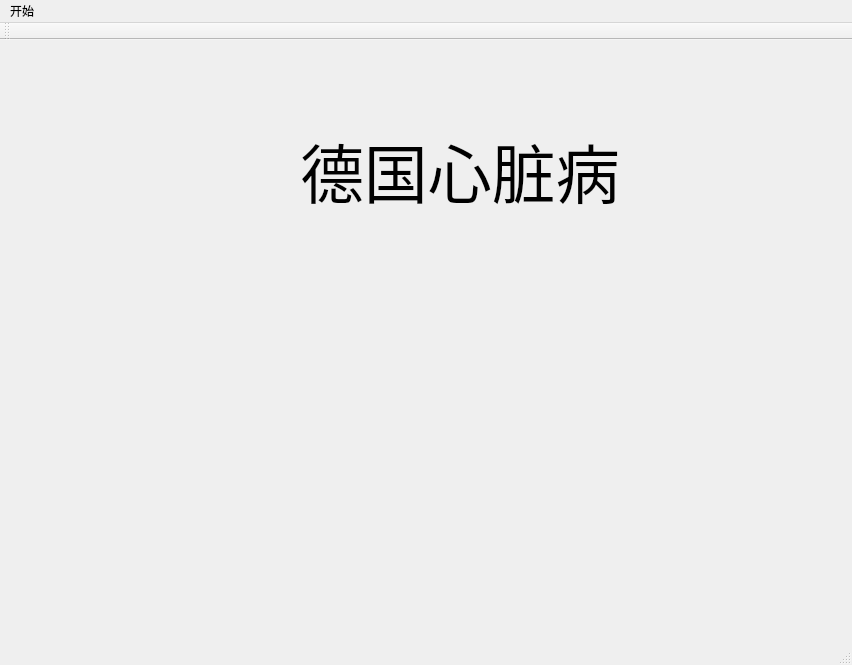
<?xml version="1.0" encoding="UTF-8"?>
<ui version="4.0">
 <class>MainSecene</class>
 <widget class="QMainWindow" name="MainSecene">
  <property name="geometry">
   <rect>
    <x>0</x>
    <y>0</y>
    <width>852</width>
    <height>665</height>
   </rect>
  </property>
  <property name="windowTitle">
   <string>MainSecene</string>
  </property>
  <widget class="QWidget" name="centralWidget">
   <widget class="QLabel" name="label">
    <property name="geometry">
     <rect>
      <x>300</x>
      <y>80</y>
      <width>401</width>
      <height>101</height>
     </rect>
    </property>
    <property name="font">
     <font>
      <family>华文彩云</family>
      <pointsize>48</pointsize>
      <weight>50</weight>
      <bold>false</bold>
     </font>
    </property>
    <property name="text">
     <string>德国心脏病</string>
    </property>
    <property name="textFormat">
     <enum>Qt::RichText</enum>
    </property>
   </widget>
  </widget>
  <widget class="QMenuBar" name="menuBar">
   <property name="geometry">
    <rect>
     <x>0</x>
     <y>0</y>
     <width>852</width>
     <height>26</height>
    </rect>
   </property>
   <widget class="QMenu" name="menu">
    <property name="title">
     <string>开始</string>
    </property>
    <addaction name="actionquit"/>
   </widget>
   <addaction name="menu"/>
  </widget>
  <widget class="QToolBar" name="mainToolBar">
   <attribute name="toolBarArea">
    <enum>TopToolBarArea</enum>
   </attribute>
   <attribute name="toolBarBreak">
    <bool>false</bool>
   </attribute>
  </widget>
  <widget class="QStatusBar" name="statusBar"/>
  <action name="actionquit">
   <property name="text">
    <string>退出</string>
   </property>
  </action>
 </widget>
 <layoutdefault spacing="6" margin="11"/>
 <resources/>
 <connections/>
</ui>
